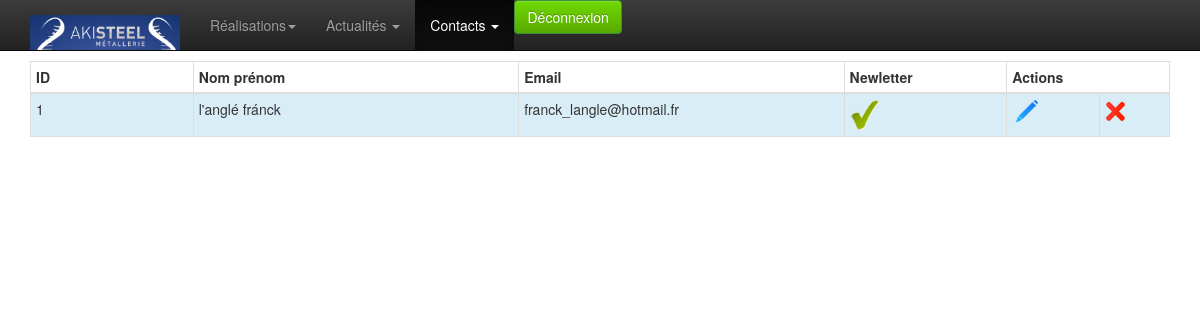
Screenshot of /admin/contact-list.php (signed in) with the database file from the repository.
### tables this page shows
CREATE TABLE `contact` (
  `id` int(10) unsigned NOT NULL AUTO_INCREMENT,
  `firstname` varchar(250) DEFAULT NULL,
  `name` varchar(250) DEFAULT NULL,
  `adresse` varchar(250) NOT NULL,
  `cp` varchar(10) NOT NULL,
  `ville` varchar(100) NOT NULL,
  `email` varchar(250) DEFAULT NULL,
  `tel` varchar(50) DEFAULT NULL,
  `message` text,
  `newsletter` tinyint(4) NOT NULL DEFAULT '0',
  `fromgoldbook` tinyint(4) NOT NULL DEFAULT '0',
  `fromcontact` tinyint(4) NOT NULL DEFAULT '0',
  PRIMARY KEY (`id`)
);

### admin/classes/StorageManager.php (called while the page is built, shortened)
<?php
class StorageManager{
	protected function dbConnect() {
		try {
			$this->mysqli = new mysqli ( DBHOST, DBUSER, DBPASSWD, DBNAME ) ;
		} catch (Exception $e) {
			throw new Exception("Erreur Connexion DB ". $e->getMessage());
		}
	}
}
?>

### admin/classes/Contact.php (called while the page is built, shortened)
<?php
require_once("StorageManager.php");
class Contact extends StorageManager {
	public function contactGet( $id, $offset, $count ) {
		try {
			if (!isset($id)){
				if (isset($offset) && isset($count)) {
					$sql = "SELECT * FROM `contact` ORDER BY `name` ASC LIMIT ". $offset .",". $count .";" ;
				} else {
					$sql = "SELECT * FROM `contact` ORDER BY `name`;" ;
				}
			} else {
				$sql = "SELECT * FROM `contact` WHERE id=". $id;
			}
			$new_array = null;
			$result = mysqli_query($this->mysqli,$sql);
			while( $row = mysqli_fetch_assoc( $result)){
				$new_array[] = $row;
			}
			return $new_array;
		} catch (Exception $e) {
			throw new Exception("Erreur Mysql contactGet ". $e->getMessage());
			return "errrrrrrooooOOor";
		}
	}
}

### admin/contact-list.php (the view, shortened to what this page needs)
<?php
	require 'classes/Contact.php';
	$contact = new Contact();
	$epp = 50;
	$current = 1;
	$start = ($current * $epp - $epp);
	$result = $contact->contactGet(null, $start, $epp);
?>
<!doctype html>
<html class="no-js" lang="en">
<head>
	<?php include_once 'inc-meta.php';?>
</head>
<body>
	<?php require_once 'inc-menu.php';?>
	<div class="container">
		<div class="row">
			<div class="col-xs-12 col-sm-12 col-md-12">
			</div>
		</div>
		<div class="row">
			<div class="col-xs-12 col-sm-12 col-md-12">
				<table class="table table-hover table-bordered table-condensed table-striped" >
					<thead>
						<tr>
							<th class="col-md-1" style="">
								ID
							</th>
							<th class="col-md-2" style="">
								Nom prénom
							</th>
							<th class="col-md-2" style="">
								Email
							</th>
							<th class="col-md-1" style="">
								Newletter
							</th>
							<th class="col-md-1" colspan="2" style="">
								Actions
							</th>
						</tr>
					</thead>
					<tbody>
						<?php
						if (!empty($result)) {
							$i=0;
							foreach ($result as $value) {
							$i++;
							if($value['newsletter']=='1') {
								$online = 'check';
							} else {
								$online = 'vide';
							}
							?>
							<tr class="<?php if ($i%2!=0) echo 'info'?>">
								<td><?php echo $value['id']?></td>
								<td><?php echo $value['name'] ."  ". $value['firstname']?></td>
								<td><?php echo $value['email']?></td>
								<td><img src="img/<?php echo $online ?>.png" width="30" ></td>
								<td><a href="contact-edit.php?id=<?php echo $value['id'] ?>"><img src="img/modif.png" width="30" alt="Modifier" ></a></td>
								<td>
								<img src="img/del.png" width="20" alt="Supprimer" onclick="$('.supp<?php echo $value['id']?>').css('display', 'block');"> </td>
							</tr>
							<?php } ?>
						<?php } ?>
					</tbody>
				</table>
			</div>
		</div>
	</div>
</body>
</html>

### admin/css/style.css (style rules this page uses)
body { padding-top: 60px; padding-bottom: 40px; }

### rows the page displays
contact: id "1", name "l'anglé", firstname "fránck", email "franck_langle@hotmail.fr"
